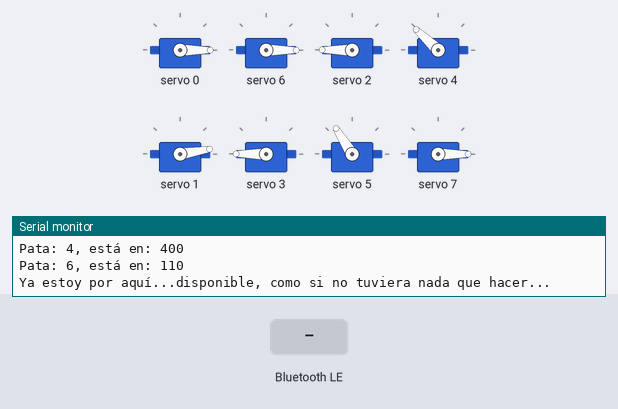
Bench run of a sketch on a simulated Arduino Nano 33 IoT. Shown: 8 × servo, the last lines printed to the serial monitor. The inputs (shaded band) are chosen by the test bench. Nothing arrives over Bluetooth unless stated; a phone connects over Bluetooth LE 3 s after start.

Above: at 2.7 s.
2.8 s: Bluetooth LE write "1" received
At 5.5 s:
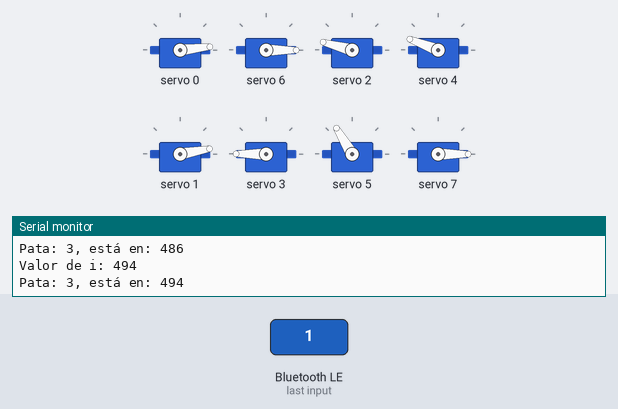
5.8 s: Bluetooth LE write "1" received
At 6.35 s:
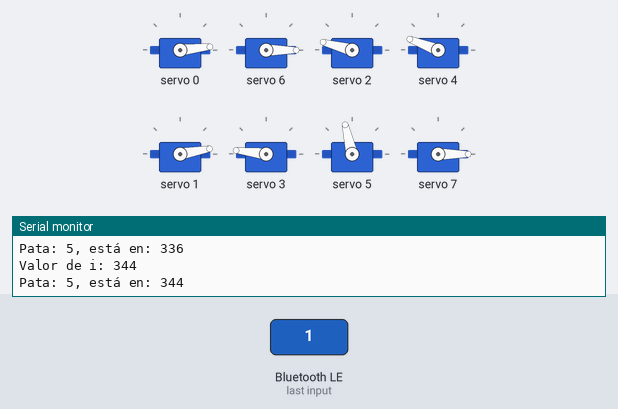
Timing chart, 0 to 8.8 s (numbered marks = the images above; inputs shaded):
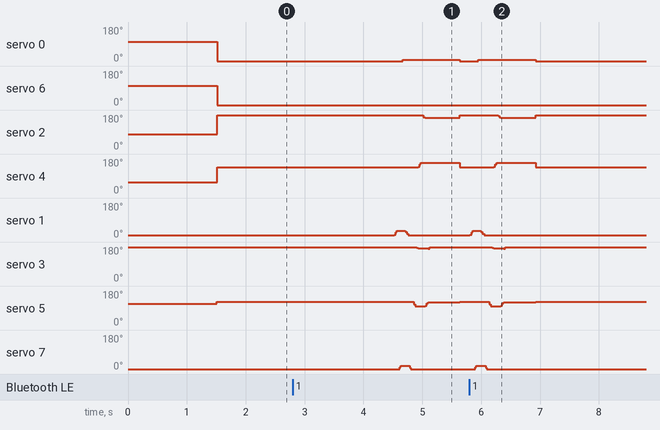

The sketch:

SPOTICO_V1.ino
```cpp
#include <Wire.h>
#include <Adafruit_PWMServoDriver.h>
#include <ArduinoBLE.h>

BLEService ledService("180A");
BLEByteCharacteristic switchCharacteristic("2A57",  BLEWrite);

#define SERVOMIN  150 // This is the 'minimum' pulse length count (out of 4096)
#define SERVOMAX  600 // This is the 'maximum' pulse length count (out of 4096)
#define USMIN  600 // This is the rounded 'minimum' microsecond length based on the minimum pulse of 150
#define USMAX  2400 // This is the rounded 'maximum' microsecond length based on the maximum pulse of 600
#define SERVO_FREQ 50 // Analog servos run at ~50 Hz updates

#define Servo1 0
#define Servo2 1
#define Servo3 2
#define Servo4 3
#define Servo5 4
#define Servo6 5
#define Servo7 6
#define Servo8 7
bool primerCiclo;


Adafruit_PWMServoDriver placa1 = Adafruit_PWMServoDriver(0X40);

void setup() {
  Serial.begin(9600);
  placa1.begin();
  placa1.setOscillatorFrequency(27000000);
  placa1.setPWMFreq(SERVO_FREQ);  // Analog servos run at ~50 Hz updates
  delay(500);
  Serial.println("SPO-TICO LISTO");
  //En este punto el robot debería estar en posición de echado
  posicionDescanso();
  delay(1000);
  posicionFirme();

  if (!BLE.begin()) {
    Serial.println("El blutú falló");
     digitalWrite(LED_BUILTIN, HIGH);
    while (1);
  }

  // set advertised local name and service UUID:
  BLE.setLocalName("Soy yo !!! No me ignores");
  BLE.setAdvertisedService(ledService);

  // add the characteristic to the service
  ledService.addCharacteristic(switchCharacteristic);

  // add service
  BLE.addService(ledService);

  // set the initial value for the characteristic:
  switchCharacteristic.writeValue(0);

  // start advertising
  BLE.advertise();

  Serial.println("Ya estoy por aquí...disponible, como si no tuviera nada que hacer... ");


}


/*
**********************************************************************
*                       EL LOOP
**********************************************************************
*/
void loop() {

  BLEDevice central = BLE.central();


  if (central) {
    Serial.print("Me conecté a este teléfono-> ");
    // print the central's MAC address:
    Serial.println(central.address());

    // while the central is still connected to peripheral:
    while (central.connected()) {
      // if the remote device wrote to the characteristic,
      // use the value to control the LED:
      if (switchCharacteristic.written()) {
        switch (switchCharacteristic.value()) {   // any value other than 0
          case 01:
            Serial.println(switchCharacteristic.value());
            //Avanza
            avanza();
            break;
          case 02:
              Serial.println(switchCharacteristic.value());
             //retrocede
             posicionFirme();
            break;
          case 03:
            Serial.println(switchCharacteristic.value());
           // Gira derecha
           posicionDescanso();
            break;


          default:
            Serial.println((switchCharacteristic.value()));
            posicionFirme();
            break;
        }
      }
    }

    // Cuando se desconecta...
    Serial.print(F("Me desconecté... buuuu: "));
    Serial.println(central.address());

  }


}

/*
**********************************************************************
*                       Posición 1 - Patas negras horizontales y blancas en posición final
**********************************************************************
*/

void avanza(){
   int velocidad = 8;
  //Lado derecho delantero // 0: posición inicial, 1: posicionFinal, 2: velocidad, 3:motor


  // Inicio de cadencia de dos patas a la vez

  sumar(130, 180, velocidad, 1);
  sumar(100, 150, velocidad, 7);
  sumar(100, 130, velocidad, 0);
  restar(110, 90, velocidad, 6);
  restar(180, 130, velocidad, 1);
  restar(150, 100, velocidad, 7);
  restar(370, 320, velocidad, 5);
  restar(500, 470, velocidad, 3);
  sumar(400, 450, velocidad, 4);
  restar(500, 460, velocidad, 2);
  sumar(320, 370, velocidad, 5);
  sumar(470, 500, velocidad, 3);
  delay(500);
  //todos los muslos para atras
  posicionFirme();
}


void posicionDescanso(){  //todo horizontal
 moverPata(0,325, 0);
 moverPata(6,325, 0);

 moverPata(2,275, 0);
 moverPata(4,230, 0);

 moverPata(1,130, 0);// final... la  pata queda casi vertical
 moverPata(3,500, 0);
 moverPata(5,350, 0);
 moverPata(7,100, 0);
}


void posicionFirme(){
   //Brazos
   Serial.println("Firme");
  moverPata(1,130, 0);// final... la  pata queda casi vertical moverPata(1,300);// echado... en este caso la pata queda horizontal
  moverPata(3,500, 0); //moverPata(3,350);// echado... en este caso la pata queda horizontal
  moverPata(5,370, 0);
  moverPata(7,100, 0);

 //Muslos
  moverPata(0,100, 0);
  moverPata(2,500, 0);
  moverPata(4,400, 0);
  moverPata(6,110, 0);//90
}


void sumar(int posInicial, int posFinal, int velocidad, int motor){
  for(int i=posInicial; i<=posFinal; i=i+velocidad){
    Serial.print("Valor de i: ");
    Serial.println(i);
    moverPata(motor,i, velocidad);
  }
}


void restar(int posInicial, int posFinal, int velocidad, int motor){
for(int i=posInicial; i>=posFinal; i=i-velocidad){
    Serial.print("Valor de i: ");
    Serial.println(i);
    moverPata(motor,i, velocidad);
  }
}


/*
**********************************************************************
*                       WALK
**********************************************************************
*/

void moverPata(int pata, int grado, int espera){
  placa1.setPWM(pata, 0, grado);
  Serial.print("Pata: ");
  Serial.print(pata);
  Serial.print(", está en: ");
  Serial.println(grado);
  delay(espera);
}


/*
**********************************************************************
*                       SIT
**********************************************************************
*/

void sit(){
  //Motores grandes
  moverPata(Servo1, 500, 0);
  moverPata(Servo3, 200, 0);
  moverPata(Servo5, 500, 0);
  moverPata(Servo7, 200, 0);

  //Motores pequeños
  moverPata(Servo2, 110, 0);
  moverPata(Servo6, 110, 0);
  moverPata(Servo4, 500, 0);
  moverPata(Servo8, 500, 0);
}
```

Measured:
- after the input at 2.8 s, servo 0: 0° → 6° after 1.9 s, → 0° 0.97 s later; servo 2: 180° → 165° after 2.2 s, → 180° 0.62 s later; servo 4: 137° → 159° after 2.1 s, → 137° 0.71 s later; servo 1: 9° → 32° after 1.7 s, → 10° 0.19 s later, → 9° 0.92 s later; servo 3: 180° → 173° after 2.1 s, → 180° 0.19 s later
- after the input at 5.8 s, servo 0: 0° → 6° after 0.15 s, → 0° 0.97 s later; servo 2: 180° → 165° after 0.49 s, → 180° 0.64 s later; servo 4: 137° → 159° after 0.42 s, → 137° 0.71 s later; servo 1: 9° → 32° at once, → 10° 0.19 s later, → 9° 0.92 s later; servo 3: 180° → 173° after 0.39 s, → 180° 0.19 s later
